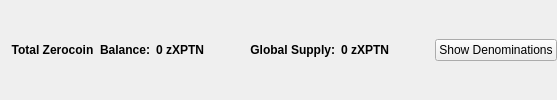
                       <widget class="QFrame" name="balanceSupplyFrame">
                        <layout class="QHBoxLayout" name="horizontalLayout_2" stretch="0,0,0,1,0">
                         <property name="rightMargin">
                          <number>0</number>
                         </property>
                         <item>
                          <layout class="QHBoxLayout" name="horizontalLayout_34">
                           <item>
                            <widget class="QLabel" name="labelzAvailableText_3">
                             <property name="font">
                              <font>
                               <weight>75</weight>
                               <bold>true</bold>
                              </font>
                             </property>
                             <property name="toolTip">
                              <string>Total Balance including unconfirmed and immature zXPTN</string>
                             </property>
                             <property name="text">
                              <string>Total Zerocoin  Balance:</string>
                             </property>
                             <property name="alignment">
                              <set>Qt::AlignRight|Qt::AlignTrailing|Qt::AlignVCenter</set>
                             </property>
                            </widget>
                           </item>
                           <item>
                            <widget class="QLabel" name="labelzAvailableAmount_4">
                             <property name="minimumSize">
                              <size>
                               <width>40</width>
                               <height>0</height>
                              </size>
                             </property>
                             <property name="font">
                              <font>
                               <weight>75</weight>
                               <bold>true</bold>
                              </font>
                             </property>
                             <property name="toolTip">
                              <string>Total Balance including unconfirmed and immature zXPTN</string>
                             </property>
                             <property name="text">
                              <string>0 zXPTN</string>
                             </property>
                             <property name="alignment">
                              <set>Qt::AlignLeading|Qt::AlignLeft|Qt::AlignVCenter</set>
                             </property>
                            </widget>
                           </item>
                          </layout>
                         </item>
                         <item>
                          <spacer name="horizontalSpacer_32">
                           <property name="orientation">
                            <enum>Qt::Horizontal</enum>
                           </property>
                           <property name="sizeHint" stdset="0">
                            <size>
                             <width>40</width>
                             <height>20</height>
                            </size>
                           </property>
                          </spacer>
                         </item>
                         <item>
                          <layout class="QHBoxLayout" name="horizontalLayout_35">
                           <item>
                            <widget class="QLabel" name="labelZsupplyText_2">
                             <property name="font">
                              <font>
                               <weight>75</weight>
                               <bold>true</bold>
                              </font>
                             </property>
                             <property name="text">
                              <string>Global Supply:</string>
                             </property>
                             <property name="alignment">
                              <set>Qt::AlignRight|Qt::AlignTrailing|Qt::AlignVCenter</set>
                             </property>
                            </widget>
                           </item>
                           <item>
                            <widget class="QLabel" name="labelZsupplyAmount_2">
                             <property name="font">
                              <font>
                               <weight>75</weight>
                               <bold>true</bold>
                              </font>
                             </property>
                             <property name="text">
                              <string>0 zXPTN</string>
                             </property>
                            </widget>
                           </item>
                          </layout>
                         </item>
                         <item>
                          <spacer name="horizontalSpacer_31">
                           <property name="orientation">
                            <enum>Qt::Horizontal</enum>
                           </property>
                           <property name="sizeHint" stdset="0">
                            <size>
                             <width>40</width>
                             <height>20</height>
                            </size>
                           </property>
                          </spacer>
                         </item>
                         <item>
                          <widget class="QPushButton" name="pushButtonShowDenoms">
                           <property name="toolTip">
                            <string>Show zXPTN denominations list</string>
                           </property>
                           <property name="text">
                            <string>Show Denominations</string>
                           </property>
                          </widget>
                         </item>
                        </layout>
                       </widget>
